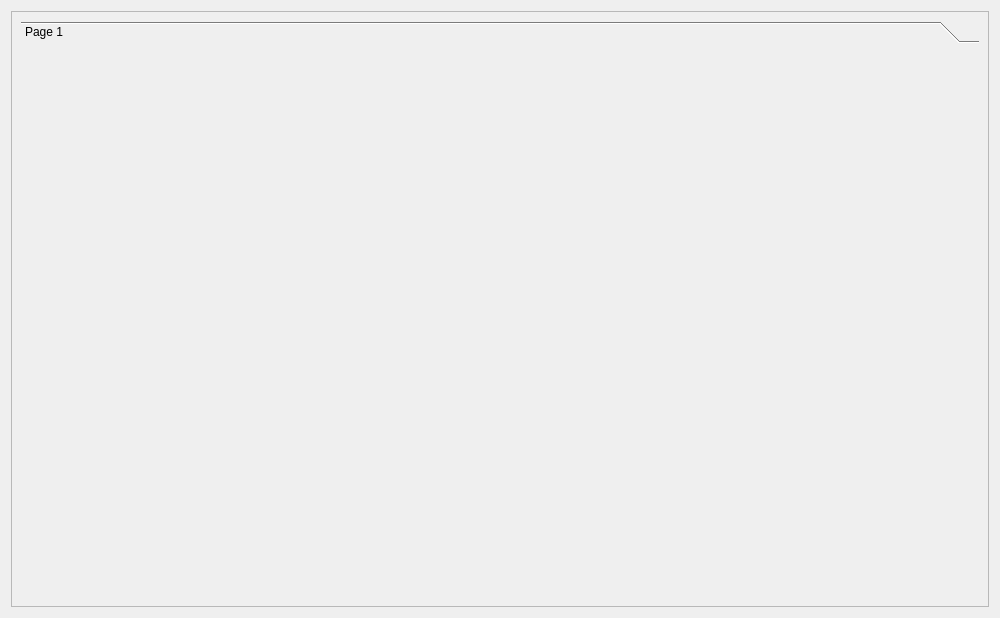
<?xml version="1.0" encoding="UTF-8"?>
<ui version="4.0">
 <class>Help</class>
 <widget class="QWidget" name="Help">
  <property name="geometry">
   <rect>
    <x>0</x>
    <y>0</y>
    <width>1000</width>
    <height>618</height>
   </rect>
  </property>
  <property name="windowTitle">
   <string>帮助</string>
  </property>
  <layout class="QGridLayout" name="gridLayout">
   <item row="0" column="0">
    <widget class="QScrollArea" name="scrollArea">
     <property name="widgetResizable">
      <bool>true</bool>
     </property>
     <widget class="QWidget" name="scrollAreaWidgetContents">
      <property name="geometry">
       <rect>
        <x>0</x>
        <y>0</y>
        <width>980</width>
        <height>598</height>
       </rect>
      </property>
      <layout class="QGridLayout" name="gridLayout_2">
       <item row="0" column="0">
        <widget class="QToolBox" name="tb_allhelp">
         <property name="currentIndex">
          <number>0</number>
         </property>
         <widget class="QWidget" name="page">
          <property name="geometry">
           <rect>
            <x>0</x>
            <y>0</y>
            <width>962</width>
            <height>554</height>
           </rect>
          </property>
          <attribute name="label">
           <string>Page 1</string>
          </attribute>
         </widget>
        </widget>
       </item>
      </layout>
     </widget>
    </widget>
   </item>
  </layout>
 </widget>
 <resources/>
 <connections/>
</ui>
